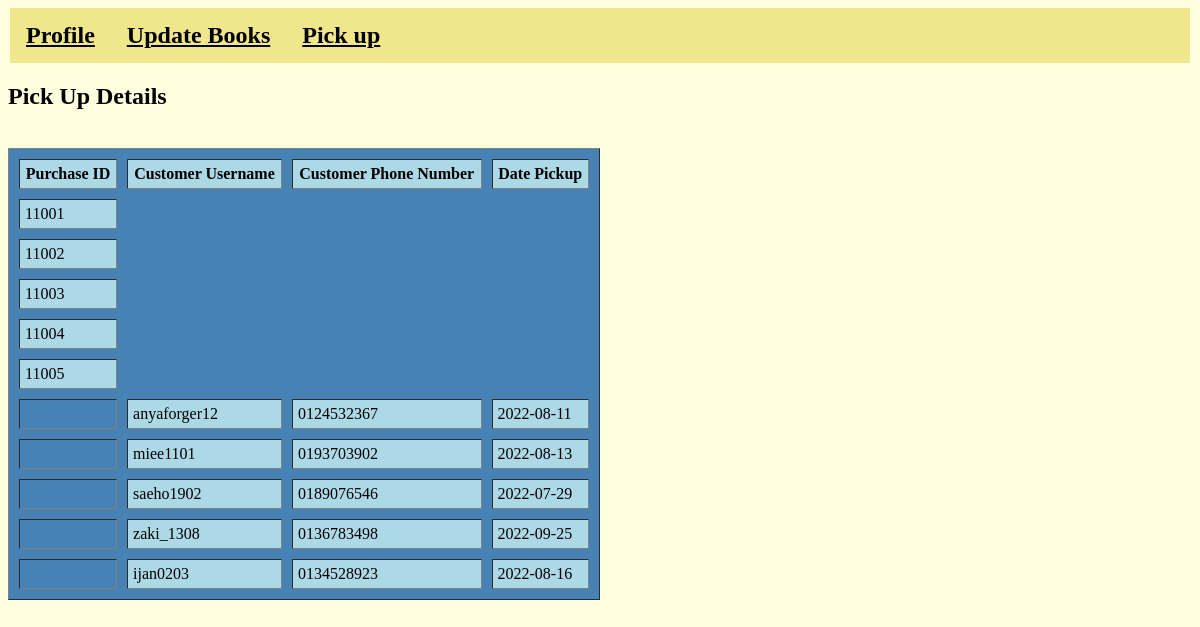
The page /pickup.php on the database its author committed.
### tables this page shows
CREATE TABLE `purchase` (
  `Purchase_ID` int(6) NOT NULL,
  `DateTime_purchase` datetime NOT NULL,
  `No_purchase` int(15) NOT NULL,
  `Total_price` decimal(10,2) NOT NULL,
  `Discount` int(5) NOT NULL,
  `Pay_type` text NOT NULL,
  `Cust_username` varchar(20) NOT NULL,
  `Seller_ID` int(15) NOT NULL
);

CREATE TABLE `pickup` (
  `Cust_username` varchar(20) NOT NULL,
  `Cust_phonenum` varchar(12) NOT NULL,
  `Date_pickup` date NOT NULL
);

### pickup.php (the view, shortened to what this page needs)
<!DOCTYPE html>
<html lang="en">
	<head>
	</head>
<head>
</head>
<div>
	<ul class="navbar-nav">
		<li class="nav-item"><a href="sellerprofile.php" ><b><u>Profile</u></b></a></li>
		<li class="nav-item"><a href="display_books.php" ><b><u>Update Books</u></b></a></li>
		<li class="nav-item"><a href="pickup.php" ><b><u>Pick up</u></b></a></li>
	</ul>
	</div>
<?php
include 'conn.php';
echo "<h2>Pick Up Details</h2>";
echo "<table cellpadding=5 cellspacing=10 border=1 width=50% class='center' bgcolor=steelblue>
<tr><th colspan=1 rowspan=1 bgcolor=lightblue>Purchase ID</th>";
echo "<th colspan=1 rowspan=1 bgcolor=lightblue>Customer Username</th>";
echo "<th colspan=1 rowspan=1 bgcolor=lightblue>Customer Phone Number</th>";
echo "<th colspan=1 rowspan=1 bgcolor=lightblue>Date Pickup</th></tr>";
$result = mysqli_query($conn, "select * from purchase");
while($row = mysqli_fetch_row($result)){
	echo "<td colspan=1 rowspan=1 bgcolor=lightblue>$row[0]</td>";
	echo "</tr>";}
$result = mysqli_query($conn, "select * from pickup");
while($row = mysqli_fetch_row($result)){
	echo "<tr><th colspan=1 rowspan=1 bgcolor=steelblue></th>";
	echo "<td colspan=1 rowspan=1 bgcolor=lightblue>$row[0]</td>";
	echo "<td colspan=1 rowspan=1 bgcolor=lightblue>$row[1]</td>";
	echo "<td colspan=1 rowspan=1 bgcolor=lightblue>$row[2]</td>";
	echo "</tr>";}
	echo "</table>";
?>
</html>

### pickup.php (style rules this page uses)
ul { list-style-type:none; margin:2px; padding:0; overflow:hidden; background-color: khaki; }
li { float:left; font-family: 'Garamond',serif; font-size: 24px; }
li a { display:block; color:black; padding: 14px 16px; text-decoration:none; }

### rows shown on the page
purchase: Purchase_ID "11001"
purchase: Purchase_ID "11002"
purchase: Purchase_ID "11003"
purchase: Purchase_ID "11004"
purchase: Purchase_ID "11005"
pickup: Cust_username "anyaforger12", Cust_phonenum "0124532367", Date_pickup "2022-08-11"
pickup: Cust_username "miee1101", Cust_phonenum "0193703902", Date_pickup "2022-08-13"
pickup: Cust_username "saeho1902", Cust_phonenum "0189076546", Date_pickup "2022-07-29"
pickup: Cust_username "zaki_1308", Cust_phonenum "0136783498", Date_pickup "2022-09-25"
pickup: Cust_username "ijan0203", Cust_phonenum "0134528923", Date_pickup "2022-08-16"
